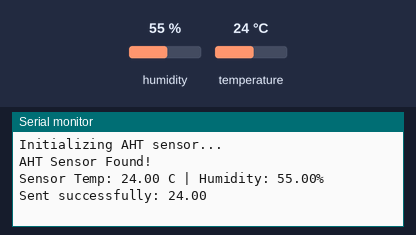
A sketch run on a simulated Arduino Uno, built for the host (arithmetic inside an expression is 32-bit, double 64-bit). On the bench: the last lines printed to the serial monitor. Inputs (shaded band) come from the test bench; at power-on: humidity 55 %, temperature 24 °C. No radio packets arrive unless stated.

Above: at 1.2 s.
1.3 s: humidity set to 22 %
At 1.3 s:
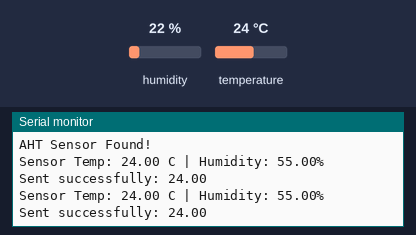
2.8 s: temperature set to 12 °C
At 4.0 s:
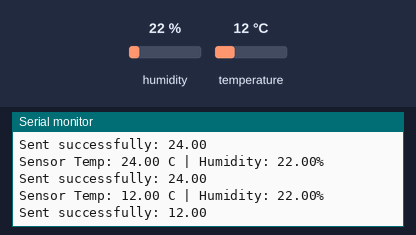
4.3 s: humidity set to 40 %
At 5.4 s:
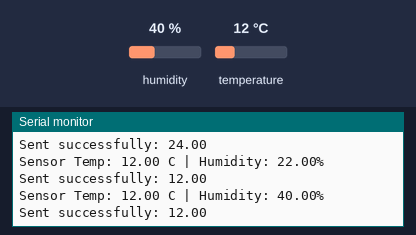
Timing chart, 0 to 7.3 s (numbered marks = the images above; inputs shaded):
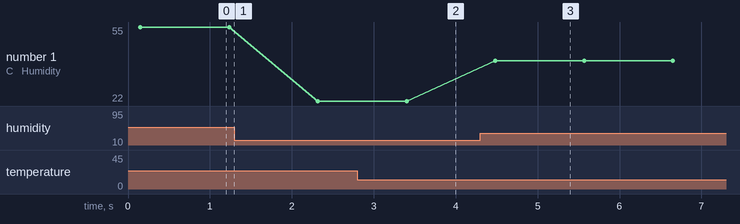

The sketch:

Transmitter.ino
```cpp
#include <SPI.h>
#include <nRF24L01.h>
#include <RF24.h>
#include <Adafruit_AHTX0.h>
#include <Wire.h>

Adafruit_AHTX0 aht;

// CE -> PB0, CSN -> PA4
RF24 radio(PB0, PA4);

// Address "node1" must be exactly 5 bytes
const byte address[6] = "NODE1";

void setup() {
  Serial.begin(9600);

  // Give the serial monitor time to open safely
  while (!Serial) { delay(10); }
  Serial.println("Starting Node Setup...");

  // Explicitly initialize SPI pins for the Blue Pill (SPI1) before starting radio
  SPI.setMOSI(PA7);
  SPI.setMISO(PA6);
  SPI.setSCLK(PA5);
  SPI.begin();

  if (!radio.begin()) {
    Serial.println("Radio hardware not responding! Check SPI wiring, CE, and CSN.");
    while (1);
  }

  radio.setChannel(76);
  radio.setDataRate(RF24_1MBPS);
  radio.openWritingPipe(address);
  radio.setPALevel(RF24_PA_LOW);
  radio.enableDynamicPayloads();
  radio.stopListening();

  // WARNING: radio.printDetails() removed because it crashes STM32 cores without printf routing.

  Serial.println("Transmitter Initialized on Channel 76 with address 'NODE1'");

  // Explicitly declare your I2C pins.
  // Change these to PB11 (SDA) and PB10 (SCL) if you are using the second I2C bus!
  Wire.setSDA(PB7);
  Wire.setSCL(PB6);
  Wire.begin();

  Serial.println("Initializing AHT sensor...");
  if (!aht.begin()) {
    Serial.println("Could not find AHT sensor. Check I2C wiring and pull-up resistors!");
    while (1) delay(10);
  }
  Serial.println("AHT Sensor Found!");
}

void loop() {
  sensors_event_t humidity, temp;
  aht.getEvent(&humidity, &temp);

  // Read actual live data from your sensor instead of just a random number
  float liveTemp = temp.temperature;

  Serial.print("Sensor Temp: ");
  Serial.print(liveTemp);
  Serial.print(" C | Humidity: ");
  Serial.print(humidity.relative_humidity);
  Serial.println("%");

  // Send the live float over the air
  bool success = radio.write(&liveTemp, sizeof(liveTemp));

  if (success) {
    Serial.println("Sent successfully: " + String(liveTemp));
  } else {
    Serial.println("Transmission failed (No ACK received from listener)");
  }

  delay(1000);
}
```

Measured:
- after the input at 2.8 s, the serial monitor: prints a new line after 0.60 s (image 2)
- after the input at 4.3 s, the serial monitor: prints a new line after 0.18 s (image 3)
- plotted number 1: 55 → 22 after the input at 1.3 s, 22 → 40 after the input at 4.3 s
